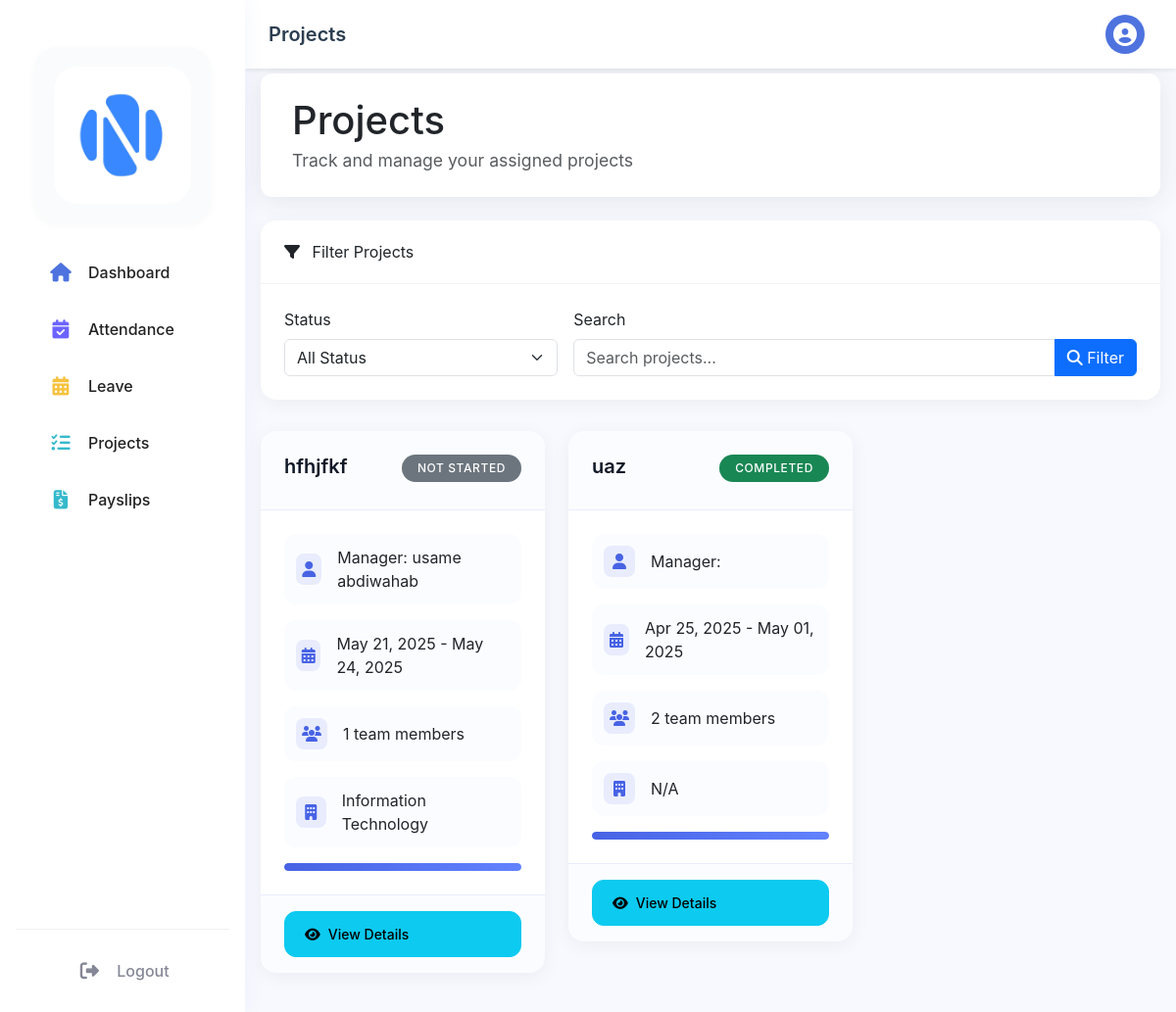
/dashboard/employee/projects.php (signed in), run on the app's committed database.
### tables this page shows
CREATE TABLE `projects` (
  `project_id` int(11) NOT NULL,
  `project_name` varchar(100) NOT NULL,
  `description` text DEFAULT NULL,
  `start_date` date DEFAULT NULL,
  `end_date` date DEFAULT NULL,
  `status` enum('not_started','in_progress','completed','on_hold') DEFAULT 'not_started',
  `manager_id` int(11) DEFAULT NULL,
  `created_at` timestamp NOT NULL DEFAULT current_timestamp(),
  `updated_at` timestamp NOT NULL DEFAULT current_timestamp() ON UPDATE current_timestamp()
);

### dashboard/employee/projects.php (the view, shortened to what this page needs)
<?php
require_once '../../config/database.php';
$stmt = $pdo->prepare("
    SELECT e.*, d.dept_name
    FROM employees e
    LEFT JOIN departments d ON e.dept_id = d.dept_id
    WHERE e.user_id = ?
");
$stmt->execute([$_SESSION['user_id']]);
$employee = $stmt->fetch();
try {
    $query = "
        SELECT p.*,
               CONCAT(m.first_name, ' ', m.last_name) as manager_name,
               d.dept_name,
               COUNT(DISTINCT pa2.emp_id) as team_size,
               GROUP_CONCAT(DISTINCT CONCAT(e2.first_name, ' ', e2.last_name) SEPARATOR ', ') as team_members
        FROM project_assignments pa
        JOIN projects p ON pa.project_id = p.project_id
        LEFT JOIN users u ON p.manager_id = u.user_id
        LEFT JOIN employees m ON u.user_id = m.user_id
        LEFT JOIN departments d ON m.dept_id = d.dept_id
        LEFT JOIN project_assignments pa2 ON p.project_id = pa2.project_id
        LEFT JOIN employees e2 ON pa2.emp_id = e2.emp_id
        WHERE pa.emp_id = ?
    ";
    $params = [$employee['emp_id']];
    $query .= " GROUP BY p.project_id ORDER BY p.created_at DESC";
    $stmt = $pdo->prepare($query);
    $stmt->execute($params);
    $projects = $stmt->fetchAll();
} catch (PDOException $e) {
    $error = "Error fetching data: " . $e->getMessage();
}
?>
<!DOCTYPE html>
<html lang="en">
<head>
    <link href="https://cdn.jsdelivr.net/npm/bootstrap@5.3.2/dist/css/bootstrap.min.css" rel="stylesheet">
    <link rel="stylesheet" href="https://cdnjs.cloudflare.com/ajax/libs/font-awesome/6.4.0/css/all.min.css">
    <link rel="stylesheet" href="../../assets/css/dashboard.css">
</head>
<body>
    <?php include 'includes/sidebar.php'; ?>
    <div class="main-content">
        <?php include 'includes/topbar.php'; ?>
        <div class="dashboard-header mb-4 d-flex justify-content-between align-items-center">
  <div>
    <h1 class="mb-1">Projects</h1>
    <div class="text-muted" style="font-size: 1.1rem;">Track and manage your assigned projects</div>
  </div>
</div>
            <div class="filter-card">
                <div class="filter-header">
                    <i class="fas fa-filter me-2"></i> Filter Projects
                </div>
                <div class="filter-body">
                    <form method="GET" class="row g-3">
                        <div class="col-md-4">
                            <label class="form-label">Status</label>
                            <select class="form-select" name="status">
                                <option value="">All Status</option>
                            </select>
                        </div>
                        <div class="col-md-8">
                            <label class="form-label">Search</label>
                            <div class="input-group">
                                <input type="text" class="form-control" name="search" placeholder="Search projects..." value="<?php echo $_GET['search'] ?? ''; ?>">
                                <button class="btn btn-primary" type="submit">
                                    <i class="fas fa-search"></i> Filter
                                </button>
                            </div>
                        </div>
                    </form>
                </div>
            </div>
            <div class="row">
                <?php if (empty($projects)): ?>
                    <div class="col-12">
                        <div class="alert alert-info">
                            <i class="fas fa-info-circle me-2"></i> You don't have any projects assigned yet.
                        </div>
                    </div>
                <?php else: ?>
                    <?php foreach ($projects as $project): ?>
                        <div class="col-md-6 col-lg-4">
                            <div class="project-card">
                                <div class="project-header">
                                    <h5 class="project-title"><?php echo htmlspecialchars($project['project_name']); ?></h5>
                                    <span class="badge bg-<?php
                                        echo $project['status'] === 'completed' ? 'success' :
                                            ($project['status'] === 'in_progress' ? 'primary' : 'secondary');
                                    ?> project-status">
                                        <?php echo ucwords(str_replace('_', ' ', $project['status'])); ?>
                                    </span>
                                </div>
                                <div class="project-body">
                                    <div class="project-info">
                                        <div class="project-info-item">
                                            <i class="fas fa-user"></i>
                                            <span>Manager: <?php echo htmlspecialchars($project['manager_name']); ?></span>
                                        </div>
                                        <div class="project-info-item">
                                            <i class="fas fa-calendar-alt"></i>
                                            <span><?php echo date('M d, Y', strtotime($project['start_date'])); ?> - <?php echo date('M d, Y', strtotime($project['end_date'])); ?></span>
                                        </div>
                                        <div class="project-info-item">
                                            <i class="fas fa-users"></i>
                                            <span><?php echo $project['team_size']; ?> team members</span>
                                        </div>
                                        <div class="project-info-item">
                                            <i class="fas fa-building"></i>
                                            <span><?php echo htmlspecialchars($project['dept_name'] ?? 'N/A'); ?></span>
                                        </div>
                                    </div>
                                    <?php
                                    $start = strtotime($project['start_date']);
                                    $end = strtotime($project['end_date']);
                                    $today = time();
                                    $total_days = ($end - $start) / (60 * 60 * 24);
                                    $days_passed = ($today - $start) / (60 * 60 * 24);
                                    $progress = min(100, max(0, ($days_passed / $total_days) * 100));
                                    ?>
                                    <div class="progress">
                                        <div class="progress-bar bg-<?php
                                            echo $project['status'] === 'completed' ? 'success' :
                                                ($project['status'] === 'in_progress' ? 'primary' : 'secondary');
                                        ?>" role="progressbar" style="width: <?php echo $progress; ?>%"></div>
                                    </div>
                                </div>
                                <div class="project-actions">
                                    <button class="btn btn-sm btn-info w-100" onclick="viewProject(<?php echo htmlspecialchars(json_encode($project)); ?>)">
                                        <i class="fas fa-eye"></i> View Details
                                    </button>
                                </div>
                            </div>
                        </div>
                    <?php endforeach; ?>
                <?php endif; ?>
            </div>
        </div>
</body>
</html>

### assets/css/dashboard.css (style rules this page uses)
:root { --sidebar-width: 250px; --sidebar-collapsed-width: 70px; --topbar-height: 60px; --primary-color: #4e73df; --secondary-color: #858796; --success-color: #1cc88a; --info-color: #36b9cc; --warning-color: #f6c23e; --danger-color: #e74a3b; }
body { font-family: 'Nunito', sans-serif; background-color: #f8f9fc; }
.main-content { margin-left: 250px; padding: 1rem; padding-top: 75px; transition: all 0.3s ease; min-height: 100vh; }

### dashboard/employee/projects.php (style rules this page uses)
:root { --primary-blue: #4763E4; --success-green: #24B47E; --warning-yellow: #FFB648; --danger-red: #FF6B6B; --background-color: #F8F9FE; --card-shadow: 0 4px 20px rgba(0, 0, 0, 0.05); --transition: all 0.3s ease; }
body { background-color: var(--background-color); font-family: 'Inter', -apple-system, BlinkMacSystemFont, sans-serif; }
.dashboard-header { background: white; padding: 1.5rem 2rem; border-radius: 0.75rem; box-shadow: 0 0.15rem 1.75rem 0 rgba(58, 59, 69, 0.10); margin-bottom: 1.5rem; }
.project-card { background: white; border-radius: 16px; box-shadow: var(--card-shadow); transition: var(--transition); margin-bottom: 1.5rem; border: none; overflow: hidden; }
.project-header { padding: 1.5rem; background: rgba(71, 99, 228, 0.02); border-bottom: 1px solid rgba(71, 99, 228, 0.1); position: relative; }
.project-title { font-size: 1.25rem; font-weight: 600; color: #111827; margin-bottom: 0.5rem; padding-right: 100px; }
.project-status { position: absolute; top: 1.5rem; right: 1.5rem; padding: 0.5rem 1rem; border-radius: 20px; font-weight: 500; font-size: 0.75rem; text-transform: uppercase; letter-spacing: 0.05em; }
.project-body { padding: 1.5rem; }
.project-info-item { display: flex; align-items: center; margin-bottom: 1rem; padding: 0.75rem; background: rgba(71, 99, 228, 0.02); border-radius: 12px; transition: var(--transition); }
.project-info-item i { width: 32px; height: 32px; display: flex; align-items: center; justify-content: center; background: rgba(71, 99, 228, 0.1); color: var(--primary-blue); border-radius: 8px; margin-right: 1rem; }
.progress { height: 8px; background: rgba(71, 99, 228, 0.1); border-radius: 4px; overflow: hidden; margin-top: 1rem; }
.progress-bar { background: linear-gradient(to right, var(--primary-blue), #6282FF); border-radius: 4px; transition: width 1s ease-in-out; }
.project-actions { padding: 1rem 1.5rem; background: rgba(71, 99, 228, 0.02); border-top: 1px solid rgba(71, 99, 228, 0.1); display: flex; justify-content: flex-end; gap: 0.75rem; }
.project-actions .btn { padding: 0.75rem 1.25rem; border-radius: 12px; font-weight: 500; display: flex; align-items: center; gap: 0.5rem; transition: var(--transition); }
.filter-card { background: white; border-radius: 16px; box-shadow: var(--card-shadow); margin-bottom: 2rem; border: none; }
.filter-header { padding: 1.25rem 1.5rem; border-bottom: 1px solid rgba(0, 0, 0, 0.05); }
.filter-body { padding: 1.5rem; }

### data on the page
projects: project_name "hfhjfkf", status "NOT STARTED", manager_name "usame abdiwahab", start_date "May 21, 2025", end_date "May 24, 2025", team_size "1", dept_name "Information Technology"
projects: project_name "uaz", status "COMPLETED", start_date "Apr 25, 2025", end_date "May 01, 2025", team_size "2", dept_name "N/A"

### other printed values
$current_page "Projects"
